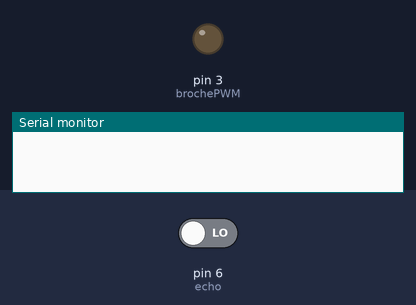
Simulated run of this sketch. Board: Arduino Uno, built with avr-gcc and run on an emulated ATmega328P. Parts: output pins drawn as LEDs (lit = HIGH), the last lines printed to the serial monitor. Inputs (shaded band) come from the test bench; at power-on: pin 6 (echo) LOW. Pins used as bus, display or sensor lines are not drawn.

Above: at 0.1 s.
At 1.2 s:
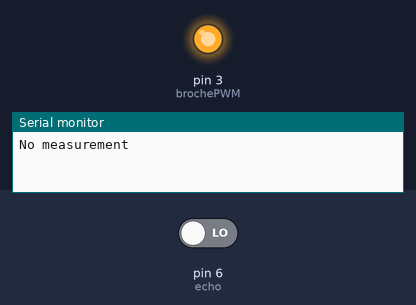
Timing chart, 0 to 2.7 s (numbered marks = the images above):
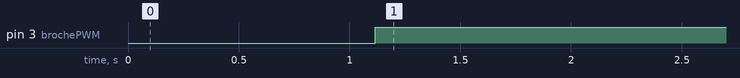

The sketch:

DetecteurCollision.ino
```cpp
// Ce programme vise à controller un moteur. Plus le distance mesurée par le module à ultrason HC-SR04 est faible, plus le moteur ralenti.
int trigger=7;
int echo=6;
long time=0;

long dist=0;
long vitesse = 0;

const int brochePWM = 3;

void setup() {
  Serial.begin (9600);
  pinMode(trigger, OUTPUT);
  pinMode(echo, INPUT);

  pinMode(brochePWM, OUTPUT);
}

void loop() {
  digitalWrite(trigger, LOW);
  delay(5);
  digitalWrite(trigger, HIGH);
  delay(10);
  digitalWrite(trigger, LOW);
  time = pulseIn(echo, HIGH);

  dist = (time/2) / 29.1;
  if ( dist >= 255 || dist <= 0)
  {
    Serial.println("No measurement");
    vitesse = 255;
  }
  else
  {
    //Serial.print(dist);
    vitesse = dist;
    Serial.print(vitesse);

  }
    delay(100);

  analogWrite(brochePWM, vitesse);

}
```

Measured:
- by itself, pin 3 (brochePWM): LOW → HIGH at 1.1 s
